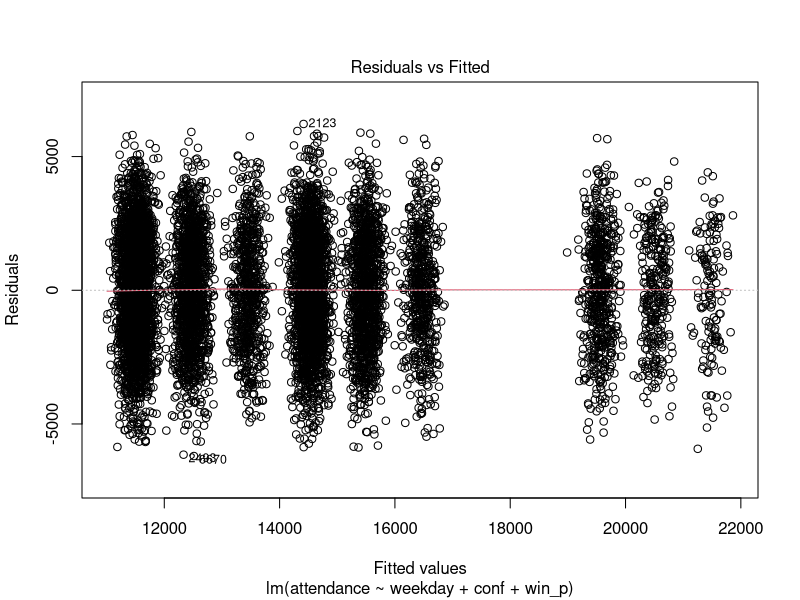
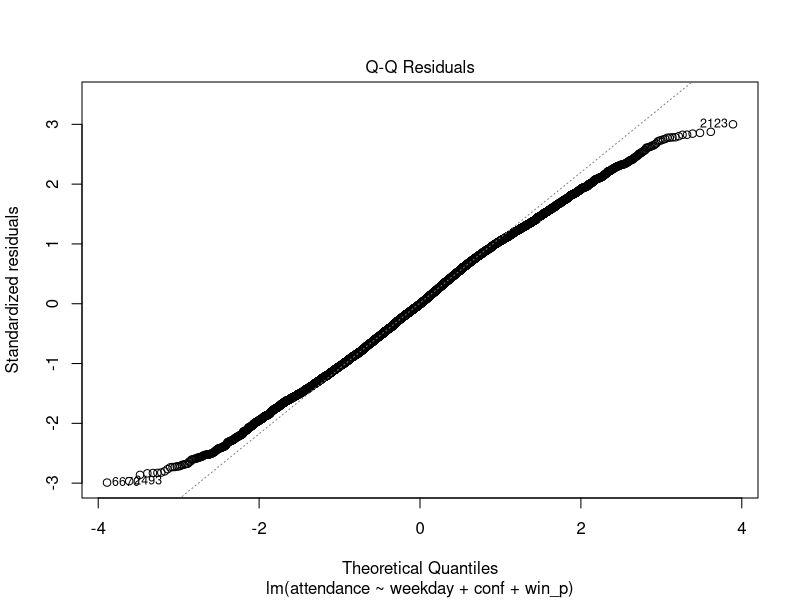
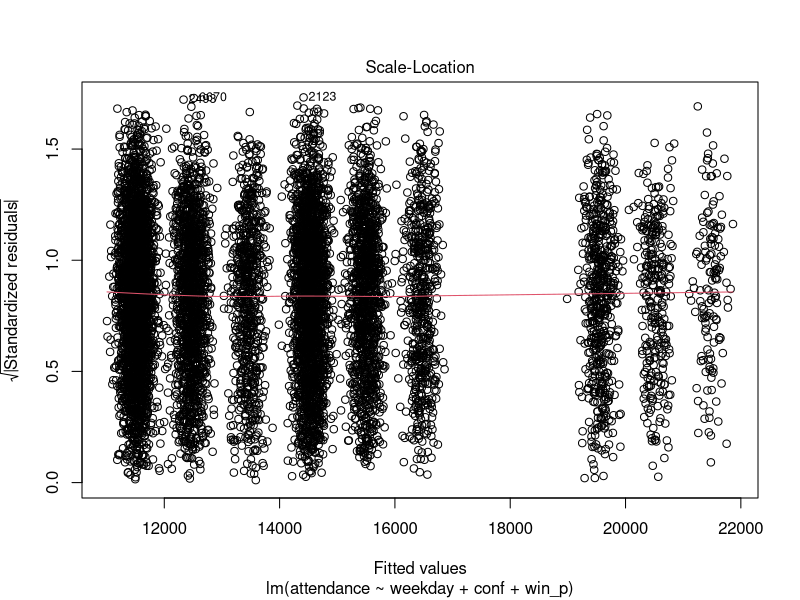
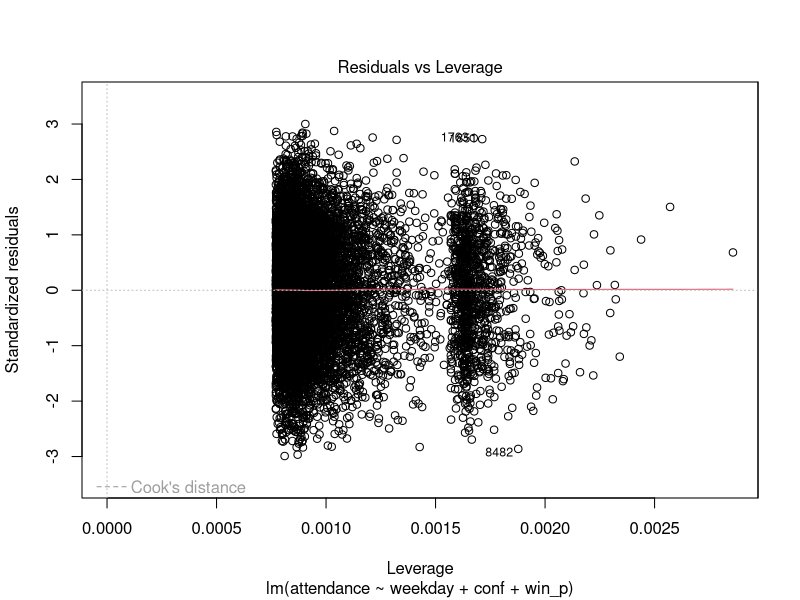
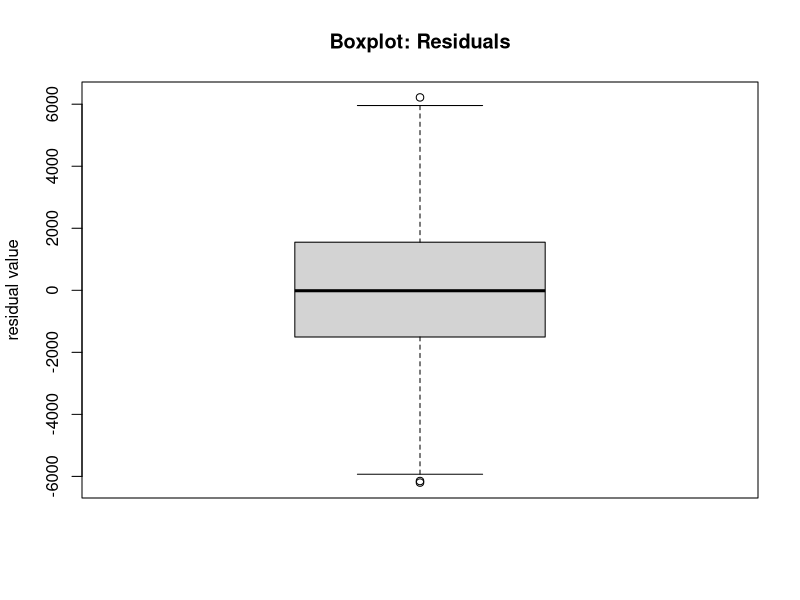
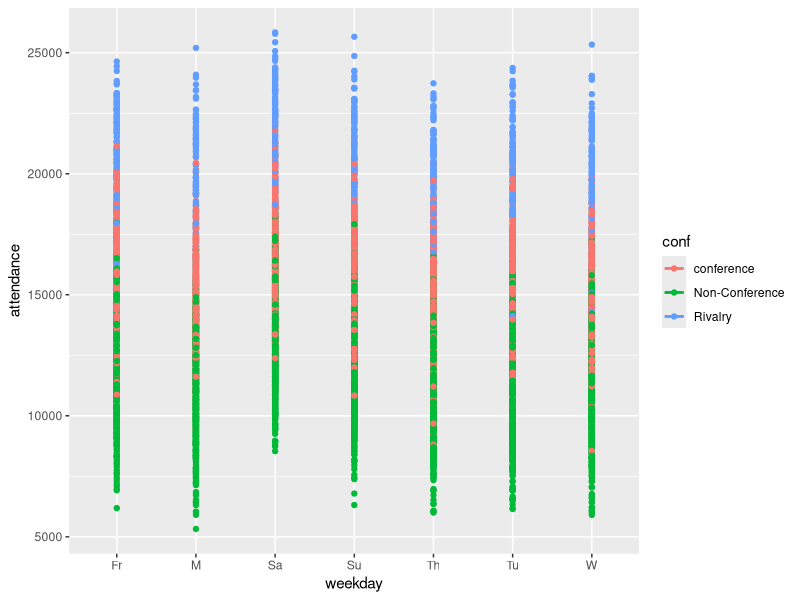
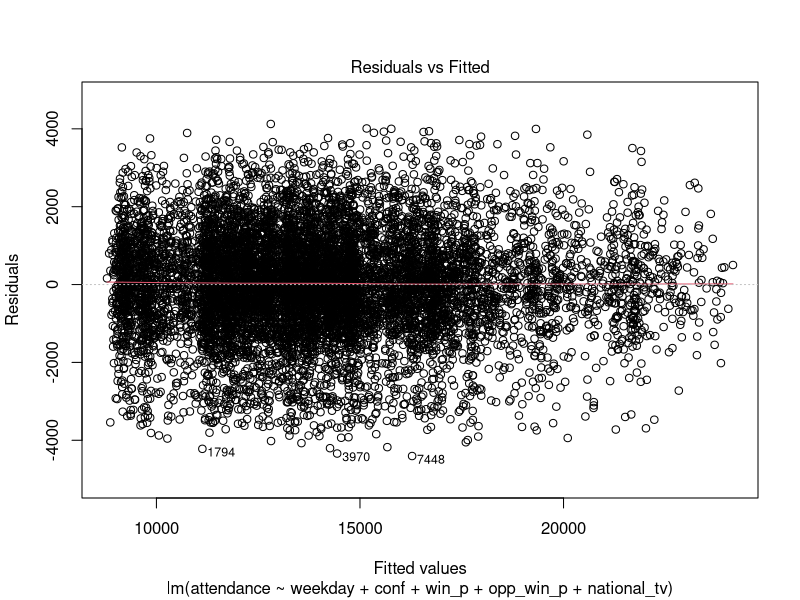
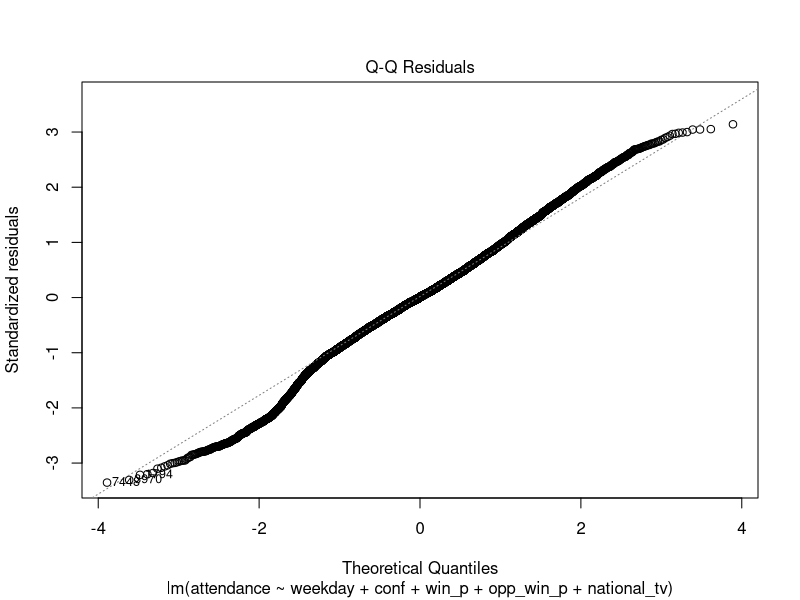

Generate these figures, in order, with R:
## ---- chunk 1
knitr::opts_chunk$set(echo = TRUE)
library(tidyverse)
library(ggeffects)
library(ggplot2)
library(TH.data)
d <- read_tsv("Ajeckmann11/nba.txt")
## ---- chunk 2
head(d)
d %>% slice_sample(n=10)
fit1 <- lm(attendance ~ weekday + conf + win_p,d)
anova(fit1,test="Chisq")
summary(fit1)
plot(fit1)

boxplot(fit1[['residuals']],main='Boxplot: Residuals',ylab='residual value')

##We see that the median is close to 0. Further, the 25 and 75 percentile look approximately the same distance from 0, and the non-outlier min and max also look about the same distance from 0. All of this is good as it suggests correct model specification.

ggplot(fit1,aes(y=attendance,x=weekday,color= conf, ))+geom_point()+stat_smooth(method="lm",se=FALSE)

confint(fit1)
'ggpredict(fit1,colorAsFactor = TRUE,interactive=TRUE)'

## ---- chunk 3
fit2 <- lm(attendance ~ weekday + conf + win_p + opp_win_p+ national_tv,d)
anova(fit1,fit2,test="Chisq")
summary(fit2)
plot(fit2)
boxplot(fit2[['residuals']],main='Boxplot: Residuals',ylab='residual value')

equation1=function(x){coef(fit1)[2]*x+coef(fit1)[1]}
equation2=function(x){coef(fit2)[2]*x+coef(fit2)[1]+coef(fit2)[3]}

ggplot(fit2,aes(y=attendance,x=weekday,color=conf))+geom_point()+
        stat_function(fun=equation1,geom="line",color=scales::hue_pal()(2)[1])+
        stat_function(fun=equation2,geom="line",color=scales::hue_pal()(2)[2])

## ---- chunk 4

d <- d %>% 
  mutate(time_fct = as.factor(as.character(time)))

fit3 <- lm(attendance ~ weekday + conf + win_p + opp_win_p+ national_tv + opp_all_stars + time_fct,d)
anova(fit2,fit3,test="Chisq")
summary(fit3)
plot(fit3)
boxplot(fit3[['residuals']],main='Boxplot: Residuals',ylab='residual value')

equation3=function(x){coef(fit2)[2]*x+coef(fit2)[1]}
equation4=function(x){coef(fit3)[2]*x+coef(fit3)[1]+coef(fit3)[3]}

ggplot(fit3,aes(y=attendance,x=weekday,color=conf))+geom_point()+
        stat_function(fun=equation1,geom="line",color=scales::hue_pal()(2)[1])+
        stat_function(fun=equation2,geom="line",color=scales::hue_pal()(2)[2])
